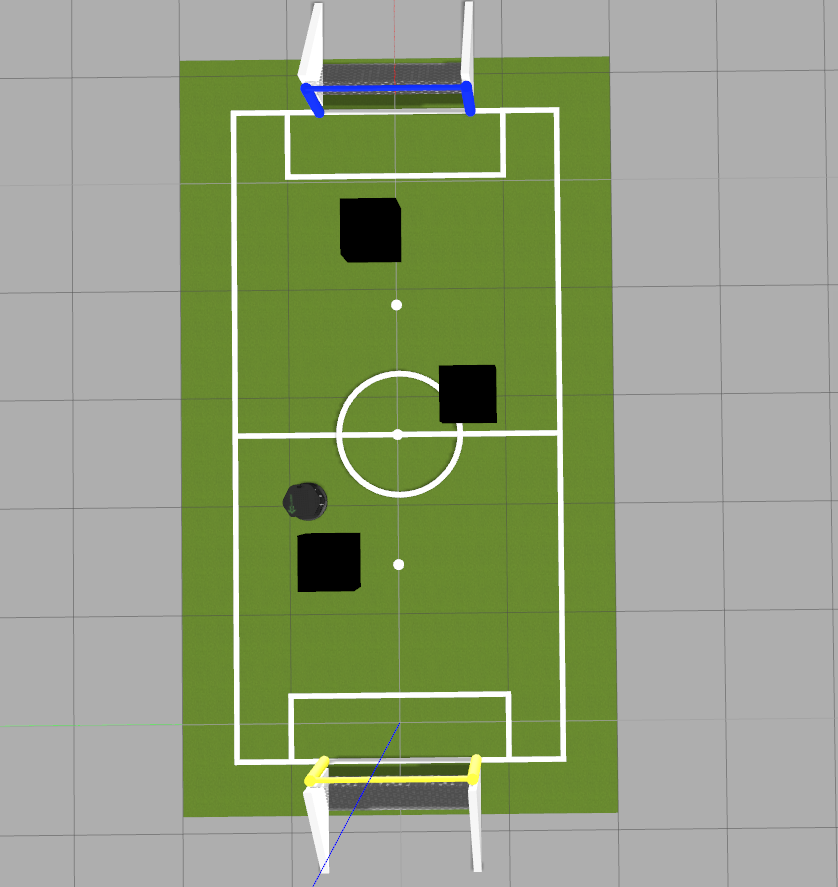
#> input picture ros_scripts/map.png, 838 x 887 px, found by its file name
$ python Ros_target.py   (older library calls are emulated)
#> lines starting #> are read from the running program, lines starting #| are printed output that depends on the picture; after the words box and inside, x2 and y2 are one past the last pixel; in counts of white or black regions, pixels touching at a corner belong together; long printed decimals are rounded
import cv2
import cv2 as cv
import numpy as np
import os
import pandas as pd
import csv
import timeit
# import imutils
import json
import base64
from itertools import islice


def cv_show(name, img):
    cv2.imshow(name, img)
    cv2.waitKey()
    cv2.destroyAllWindows()


# [25 lines of commented-out code are left out]


img = cv.imread("map.png")
#> img is the input picture: shape (887, 838, 3); mean B, G, R 124.3, 157.9, 145.4

img2 = img

readimg = img

img = cv.bilateralFilter(readimg, 21, 75, 75)
# img = cv.medianBlur(img, 3)
img = cv2.cvtColor(img, code=cv2.COLOR_BGR2HSV)  # 颜色空间的转变
#> img: shape (887, 838, 3); mean H, S, V 18.4, 64.6, 158.5
img_1 = img.copy()
lower_blue = np.array([110, 150, 150])  # 浅蓝色
upper_blue = np.array([130, 255, 255])  # 深蓝色

mask_black = cv2.inRange(img, lower_blue, upper_blue)
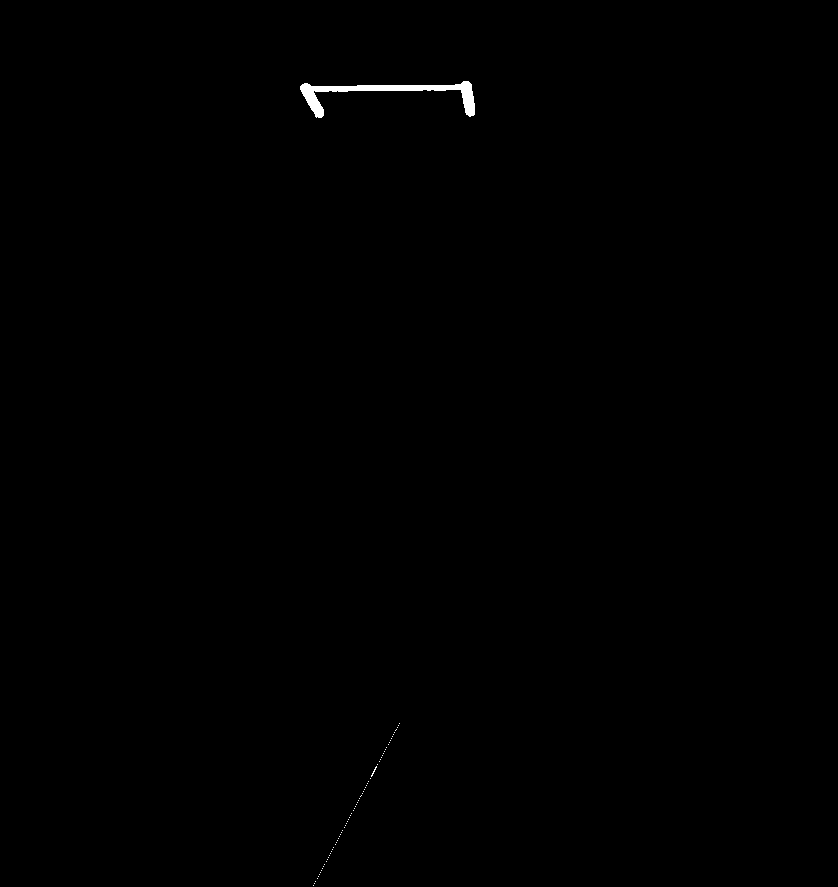
#> mask_black: shape (887, 838); 0.23% white; 73 white regions (72 under 20 px)

# 轮廓检测

img, contours, _ = cv2.findContours(
    mask_black, cv2.RETR_TREE, cv2.CHAIN_APPROX_SIMPLE)
#> contours = 73 contours, 72 with area under 20; largest, box (x1, y1, x2, y2) and area: (300, 81, 475, 118) 1398

font = cv2.FONT_HERSHEY_SIMPLEX

contours = sorted(contours, key=cv2.contourArea, reverse=True)

rect = cv2.minAreaRect(contours[0])
#> rect = ((387, 99.03), (173.9, 35.05), -0.385)
# print(rect)
box = cv2.boxPoints(rect)
#> box = [[300.2, 117.1], [300, 82.09], [473.9, 80.93], [474.1, 116]]
box = np.int0(box)
#> box = [[300, 117], [299, 82], [473, 80], [474, 115]]
img2 = cv2.drawContours(img2, [box], 0, (0, 255, 0), 2)
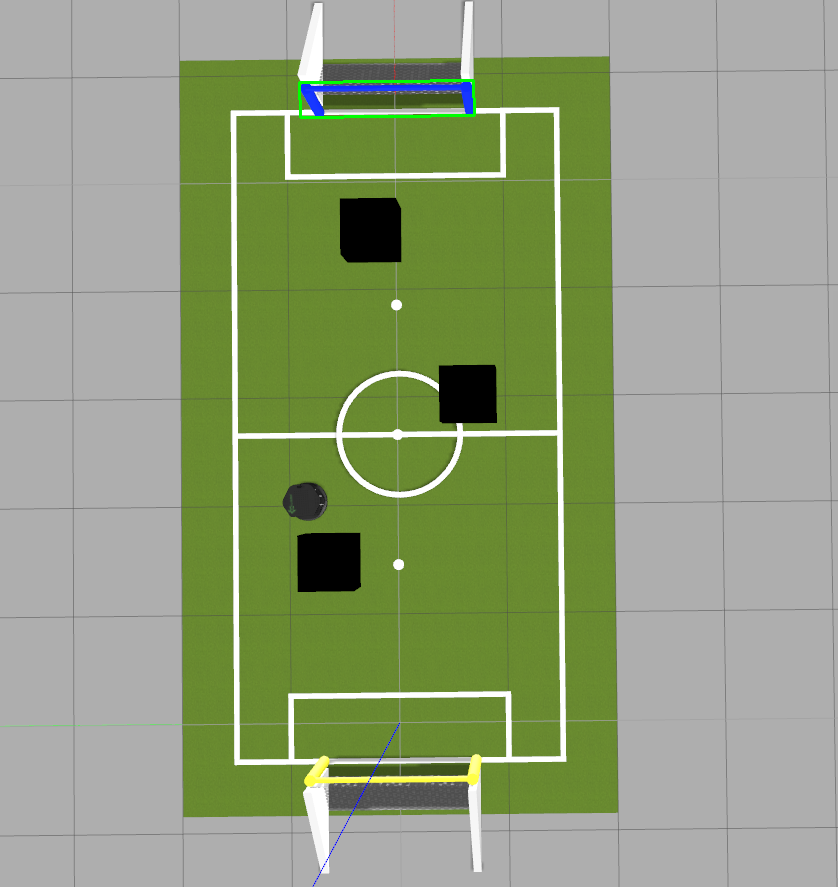
#> img2: shape (887, 838, 3); 0.17% of pixels changed, all inside (x1, y1, x2, y2) = (298, 79, 476, 119)

pts1 = np.float32(box)
#> pts1 = [[300, 117], [299, 82], [473, 80], [474, 115]]
pts2 = np.float32([[rect[0][0] + rect[1][1] / 2, rect[0][1] + rect[1][0] / 2],
                   [rect[0][0] - rect[1][1] / 2, rect[0][1] + rect[1][0] / 2],
                   [rect[0][0] - rect[1][1] / 2, rect[0][1] - rect[1][0] / 2],
                   [rect[0][0] + rect[1][1] / 2, rect[0][1] - rect[1][0] / 2]])
#> pts2 = [[404.5, 186], [369.5, 186], [369.5, 12.08], [404.5, 12.08]]
M = cv2.getPerspectiveTransform(pts1, pts2)
#> M = [[0.0115, 1, 284], [-0.999, 0.0285, 482.4], [-2.22e-18, 9.4e-18, 1]]
dst = cv2.warpPerspective(img2, M, (img2.shape[1], img2.shape[0]))
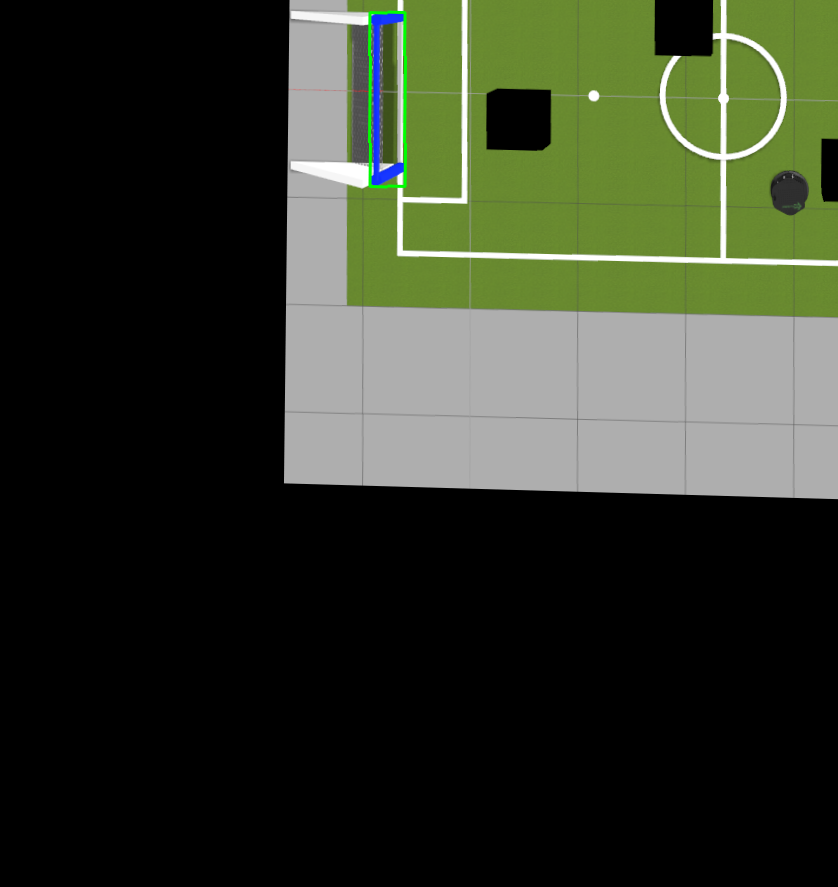
#> dst: shape (887, 838, 3); mean B, G, R 40.1, 55.3, 49.2

# 此处可以验证 box点的顺序
color = [(0, 0, 255), (0, 255, 0), (255, 0, 0), (255, 255, 255)]
i = 0
for point in pts2:
    cv2.circle(dst, tuple(point), 2, color[i], 4)
    i += 1
#> this loop made 4 passes
#> dst: shape (887, 838, 3); 0.02% of pixels changed, all inside (x1, y1, x2, y2) = (365, 8, 409, 190)
#> after the loop, i = 4

targets = dst[int(pts2[2][1]):int(pts2[1][1]), int(pts2[2][0]):int(pts2[3][0]), :]
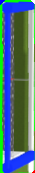
#> targets: shape (173, 35, 3); mean B, G, R 125, 117.2, 78.3

box = sorted(box, key=lambda x: x[1])
#> box = [[473, 80], [299, 82], [474, 115], [300, 117]]
line = sorted(box[-2:], key=lambda x: x[0])
#> line = [[300, 117], [474, 115]]
r, x, y = np.sqrt(np.power(line[0] - line[1], 2).sum()), line[0][0], line[0][1]
#> r = 174; x = 300; y = 117
# print(r, x, y)
Target=(x+(r/2),y)
#> Target = (387, 117)
print(Target)
#| (387.006, 117)
cv2.imshow('img2', img2)
cv2.imshow('dst', dst)
cv2.imshow('target', targets)
cv2.waitKey()
cv2.destroyAllWindows()

$ run again, with ros_scripts/challenge1.png copied over ros_scripts/map.png
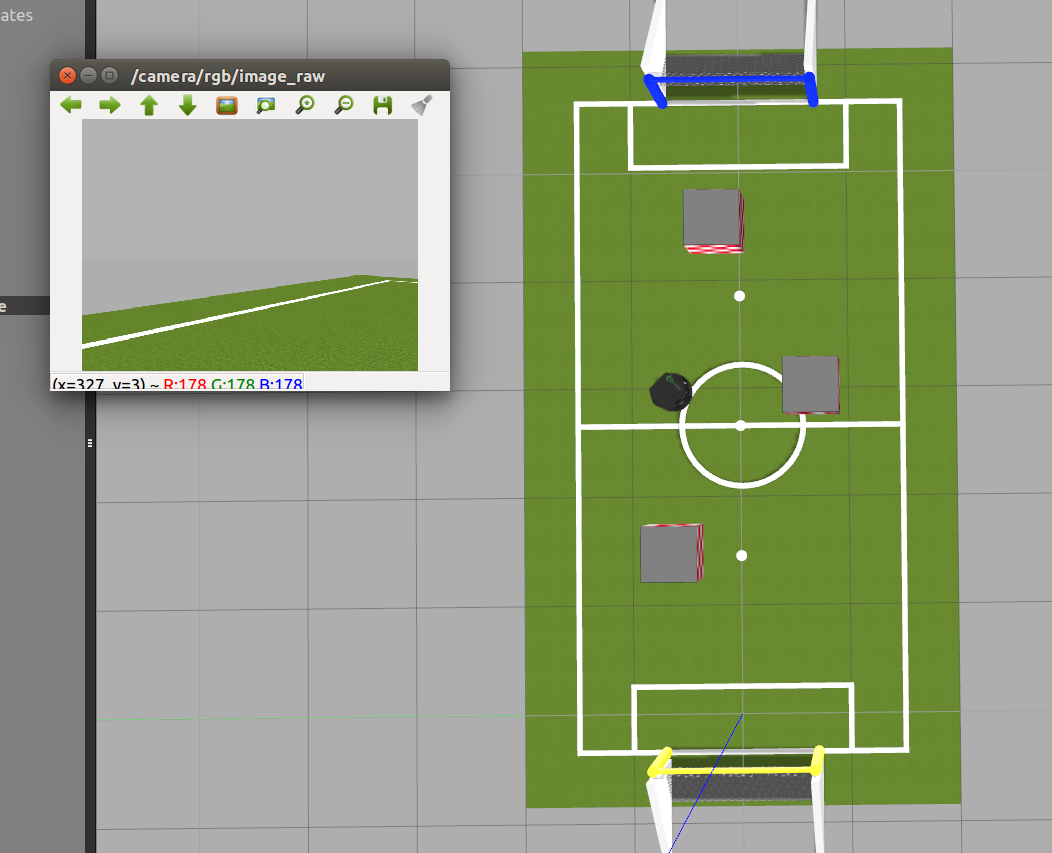
#> input picture ros_scripts/challenge1.png, 1052 x 853 px, found by its file name
#> img is the input picture: shape (853, 1052, 3); mean B, G, R 126.2, 156.9, 145.7
#> `mask_black = cv2.inRange(img, lower_blue, upper_blue)`:
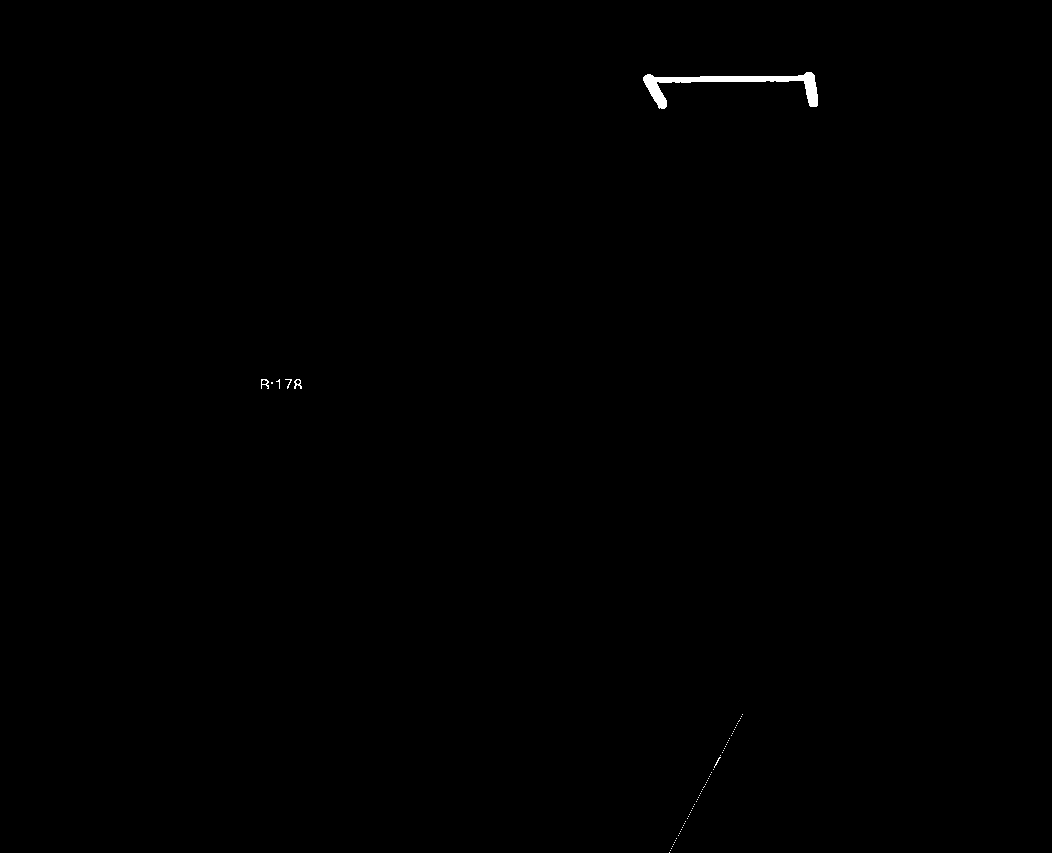
#> mask_black: shape (853, 1052); 0.2% white; 67 white regions (63 under 20 px)
#> contours = 69 contours, 65 with area under 20; largest, box (x1, y1, x2, y2) and area: (643, 72, 818, 109) 1396, (294, 379, 302, 389) 35, (261, 379, 269, 389) 35, (261, 379, 268, 385) 22
#> rect = ((730, 90.06), (173.8, 34.21), -0.721)
#> `box = cv2.boxPoints(rect)`: box = [[643.4, 108.3], [642.9, 74.05], [816.7, 71.87], [817.2, 106.1]]
#> `box = np.int0(box)`: box = [[643, 108], [642, 74], [816, 71], [817, 106]]
#> img2: shape (853, 1052, 3); 0.14% of pixels changed, all inside (x1, y1, x2, y2) = (641, 70, 819, 110)
#> pts2 = [[747.1, 177], [712.9, 177], [712.9, 3.16], [747.1, 3.16]]
#> M = [[0.154, 1.12, 617.1], [-1.12, 0.0319, 913.9], [0.000189, -1.1e-05, 1]]
#> the loop `for point in pts2:` made 4 passes
#> after the loop `for point in pts2:`: i = 4
#> `targets = dst[int(pts2[2][1]):int(pts2[1][1]), int(pts2[2][0]):int(pts..`:
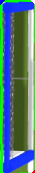
#> targets: shape (173, 35, 3); mean B, G, R 122.8, 120.9, 76.9
#> `box = sorted(box, key=lambda x: x[1])`: box = [[816, 71], [642, 74], [817, 106], [643, 108]]
#> line = [[643, 108], [817, 106]]
#> r = 174; x = 643; y = 108
#> Target = (730, 108)
#| (730.006, 108)
